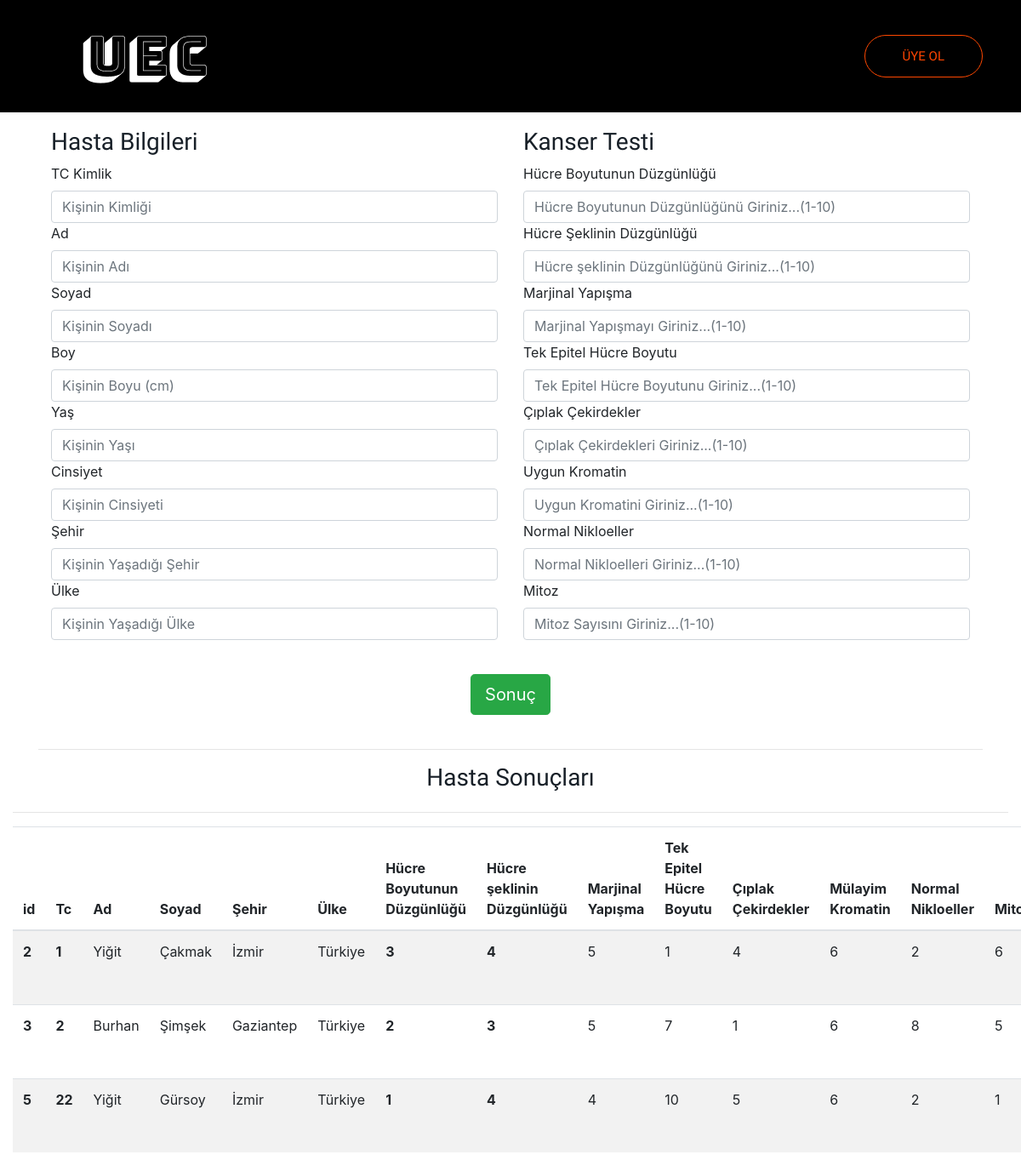
/cancer, run on the app's committed database.
### cancer/models.py (models this page shows, shortened)
class Cancer(models.Model):
    STATUS = (
        ('True', 'Evet'),
        ('False', 'Hayır'),
    ) # status combobox tan beslenecek
    tc        = models.CharField(max_length=12, verbose_name= "TC Kimliği")
    firstName = models.CharField(max_length=55, verbose_name= "Ad")
    lastName  = models.CharField(max_length=55, verbose_name= "Soyad")
    length    = models.CharField(max_length=3, verbose_name= "Boy")
    age       = models.CharField(max_length=3, verbose_name= "Yaş")
    sex       = models.CharField(max_length=20, verbose_name= "Cinsiyet")
    city      = models.CharField(max_length=50, verbose_name="Şehir")
    country   = models.CharField(max_length=12, verbose_name="Ülke")
    uniformity_cell_size = models.IntegerField()
    uniformity_cell_shape = models.IntegerField()
    marginal_adhesion = models.IntegerField()
    single_epithelial_cell_size = models.IntegerField()
    bare_nuclei = models.IntegerField()
    bland_chromatin = models.IntegerField()
    normal_nucleoli = models.IntegerField()
    mitoses = models.IntegerField()
    result = models.IntegerField()
    status = models.CharField(max_length=10, choices=STATUS)
    create_at = models.DateTimeField(auto_now_add=True)
    update_at = models.DateTimeField(auto_now=True)

### cancer/views.py (the view)
# urls.py: path('cancer', views.cancer),
def cancer(request):
  cancers = Cancer.objects.all()
  return render(request, "test.html",{"cancers":cancers})

### cancer/templates/test.html (shortened to what this page needs)
<!DOCTYPE html>
<html lang="en">
  <head>
    {% load static %}
    {% load static %}
    <link rel="stylesheet" href="{% static 'css/bootstrap.min.css' %}">
    <link rel="stylesheet" href="{% static 'css/animate.css' %}">
    <link rel="stylesheet" href="{% static 'css/owl.carousel.min.css' %}">
    <link rel="stylesheet" href="{% static 'css/all.css' %}">
    <link rel="stylesheet" href="{% static 'css/flaticon.css' %}">
    <link rel="stylesheet" href="{% static 'css/themify-icons.css' %}">
    <link rel="stylesheet" href="{% static 'css/magnific-popup.css' %}">
    <link rel="stylesheet" href="{% static 'css/slick.css' %}">
    <link rel="stylesheet" href="{% static 'css/style.css' %}">
   <link
      rel="stylesheet"
      href="https://stackpath.bootstrapcdn.com/bootstrap/4.4.1/css/bootstrap.min.css"
    />
    <link type="text/css" rel="stylesheet" href="{% static 'css/flexiblegs.css' %}"/>
  </head>
  <body>
    <header class="main_menu singe_page_menu" style="background-color: #000;">
      <div class="container">
        <div class="row align-items-center">
          <div class="col-lg-12">
            <nav class="navbar navbar-expand-lg navbar-light">
              <a class="navbar-brand single_page_logo" href="/">
                <img src="{% static 'img/footer_logo.png' %}" alt="logo" />
              </a>
              <div
                class="collapse navbar-collapse main-menu-item"
                id="navbarSupportedContent"
              >
                <ul class="navbar-nav">
                  <li class="nav-item">
                    <a class="nav-link" href="/">Ana Sayfa</a>
                  </li>
                  <li class="nav-item">
                    <a class="nav-link" href="/features/">Özellikler</a>
                  </li>
                  <li class="nav-item">
                    <a class="nav-link" href="/price/">Fiyatlar</a>
                  </li>
                  <li class="nav-item">
                    <a class="nav-link" href="/blog/">Blog</a>
                  </li>
                  <li class="nav-item">
                    <a class="nav-link" href="/contact/">Ulaşım</a>
                  </li>
                </ul>
              </div>
              <a href="#" class="d-none d-sm-block btn_1 home_page_btn" style="color:orangered;"
                >Üye Ol</a
              >
            </nav>
          </div>
        </div>
      </div>
    </header>
    <div class="container" style="margin-top: 150px;">
     <form action="addCancer" method="POST">
          <div class="form-group">
            <div class="wrap xl-2 sm-1 ">
  <div class="col">
    <h3>Hasta Bilgileri</h3>
            <label for="exampleFormControlInput1">TC Kimlik</label>
          <input
            type="text"
            class="form-control"
            name="tc"
            placeholder="Kişinin Kimliği"
          />
          <label for="exampleFormControlInput1">Ad</label>
          <input
            type="text"
            class="form-control"
            name="firstName"
            placeholder="Kişinin Adı"
          />
          <label for="exampleFormControlInput1">Soyad</label>
          <input
            type="text"
            class="form-control"
            name="lastName"
            placeholder="Kişinin Soyadı"
          />
          <label for="exampleFormControlInput1">Boy</label>
          <input
            type="text"
            class="form-control"
            name="length"
            placeholder="Kişinin Boyu (cm)"
          />
          <label for="exampleFormControlInput1">Yaş</label>
          <input
            type="text"
            class="form-control"
            name="age"
            placeholder="Kişinin Yaşı"
          />
          <label for="exampleFormControlInput1">Cinsiyet</label>
          <input
            type="text"
            class="form-control"
            name="sex"
            placeholder="Kişinin Cinsiyeti"
          />
          <label for="exampleFormControlInput1">Şehir</label>
          <input
            type="text"
            class="form-control"
            name="city"
            placeholder="Kişinin Yaşadığı Şehir"
          />
          <label for="exampleFormControlInput1">Ülke</label>
          <input
            type="text"
            class="form-control"
            name="country"
            placeholder="Kişinin Yaşadığı Ülke"
          />
 </div>
<div class="col">
  <h3>Kanser Testi</h3>
            <label for="exampleFormControlInput1">Hücre Boyutunun Düzgünlüğü</label>
          <input
            type="text"
            class="form-control"
            name="uniformity_cell_size"
            placeholder="Hücre Boyutunun Düzgünlüğünü Giriniz...(1-10)"
            pattern="^([0-9]|1[0])$" title=" (1-10) Arası Değer" required
            min = "1"
            max = "10"
          />
          <label for="exampleFormControlInput1"
            >Hücre Şeklinin Düzgünlüğü</label
          >
          <input
            type="text"
            class="form-control"
            name="uniformity_cell_shape"
            placeholder="Hücre şeklinin Düzgünlüğünü Giriniz...(1-10)"
            pattern="^([0-9]|1[0])$" title=" (1-10) Arası Değer" required
            min = "1"
            max = "10"
          />
          <label for="exampleFormControlInput1">Marjinal Yapışma</label>
          <input
            type="text"
            class="form-control"
            name="marginal_adhesion"
            placeholder="Marjinal Yapışmayı Giriniz...(1-10)"
            pattern="^([0-9]|1[0])$" title=" (1-10) Arası Değer" required
            min = "1"
            max = "10"
          />
          <label for="exampleFormControlInput1">Tek Epitel Hücre Boyutu</label>
          <input
            type="text"
            class="form-control"
            name="single_epithelial_cell_size"
            placeholder="Tek Epitel Hücre Boyutunu Giriniz...(1-10)"
            pattern="^([0-9]|1[0])$" title=" (1-10) Arası Değer" required
            min = "1"
            max = "10"
          />
          <label for="exampleFormControlInput1">Çıplak Çekirdekler</label>
          <input
            type="text"
            class="form-control"
            name="bare_nuclei"
            placeholder="Çıplak Çekirdekleri Giriniz...(1-10)"
            pattern="^([0-9]|1[0])$" title=" (1-10) Arası Değer" required
            min = "1"
            max = "10"
          />
          <label for="exampleFormControlInput1">Uygun Kromatin</label>
          <input
            type="text"
            class="form-control"
            name="bland_chromatin"
            placeholder="Uygun Kromatini Giriniz...(1-10)"
            pattern="^([0-9]|1[0])$" title=" (1-10) Arası Değer" required
            min = "1"
            max = "10"
          />
          <label for="exampleFormControlInput1">Normal Nikloeller</label>
          <input
            type="text"
            class="form-control"
            name="normal_nucleoli"
            placeholder="Normal Nikloelleri Giriniz...(1-10)"
            pattern="^([0-9]|1[0])$" title=" (1-10) Arası Değer" required
            min = "1"
            max = "10"
          />
          <label for="exampleFormControlInput1">Mitoz</label>
          <input
            type="text"
            class="form-control"
            name="mitoses"
            placeholder="Mitoz Sayısını Giriniz...(1-10)"
            pattern="^([0-9]|1[0])$" title=" (1-10) Arası Değer" required
            min = "1"
            max = "10"
          />
          <br>
      </div>
    </div>
  </div>
   <div class="col xl-center">
      <button type="submit" class="btn btn-success btn-lg">Sonuç</button>
   </div>
  </form>
<br>
      <hr/>
</div>
<div class="table-responsive">
       <div class="wrap xl-1">
         <div class="col xl-center"><h3>Hasta Sonuçları</h3></div>
       <div class="col">
      <hr />
      {% if cancers %}
      <table class="table table-striped">
        <thead>
          <tr>
            <th scope="col">id</th>
            <th scope="col">Tc</th>
            <th scope="col">Ad</th>
            <th scope="col">Soyad</th>
            <th scope="col">Şehir</th>
            <th scope="col">Ülke</th>
            <th scope="col">Hücre Boyutunun Düzgünlüğü</th>
            <th scope="col">Hücre şeklinin Düzgünlüğü</th>
            <th scope="col">Marjinal Yapışma</th>
            <th scope="col">Tek Epitel Hücre Boyutu</th>
            <th scope="col">Çıplak Çekirdekler</th>
            <th scope="col">Mülayim Kromatin</th>
            <th scope="col">Normal Nikloeller</th>
            <th scope="col">Mitoz</th>
          </tr>
        </thead>
        <tbody>
          {% for cancer in cancers %}
          <tr>
            <th>{{ cancer.id }}</th>
            <th>{{ cancer.tc }}</th>
            <td>{{ cancer.firstName }}</td>
            <td>{{ cancer.lastName }}</td>
            <td>{{ cancer.city }}</td>
            <td>{{ cancer.country }}</td>
            <th>{{ cancer.uniformity_cell_size }}</th>
            <th>{{ cancer.uniformity_cell_shape }}</th>
            <td>{{ cancer.marginal_adhesion }}</td>
            <td>{{ cancer.single_epithelial_cell_size }}</td>
            <td>{{ cancer.bare_nuclei }}</td>
            <td>{{ cancer.bland_chromatin }}</td>
            <td>{{ cancer.normal_nucleoli }}</td>
            <td>{{ cancer.mitoses }}</td>
          </tr>
          {% endfor %}
        </tbody>
      </table>
      {% else %}
      <div class="alert alert-danger">Hasta Kaydı Yok</div>
      {% endif %}
       </div>
     </div>
</div>
  </body>
</html>

### cancer/static/css/flexiblegs.css (style rules this page uses)
.wrap { display: block; width: 100%; font-size: 0; letter-spacing: 0; text-align: left; -webkit-box-sizing: border-box; -moz-box-sizing: border-box; box-sizing: border-box; }
.wrap > * { display: inline-block; vertical-align: top; }
.col { min-height: 1px; font-size: 1rem; -webkit-box-sizing: border-box; -moz-box-sizing: border-box; box-sizing: border-box; }
.xl-1 > * { width: 100%; }
.xl-2 > * { width: 50%; }
.xl-center { -webkit-justify-content: center; -ms-justify-content: center; justify-content: center; text-align: center; }

### data on the page
Cancer: id "2", tc "1", firstName "Yiğit", lastName "Çakmak", city "İzmir", country "Türkiye", uniformity_cell_size "3", uniformity_cell_shape "4", marginal_adhesion "5", single_epithelial_cell_size "1", bare_nuclei "4", bland_chromatin "6", normal_nucleoli "2", mitoses "6"
Cancer: id "3", tc "2", firstName "Burhan", lastName "Şimşek", city "Gaziantep", country "Türkiye", uniformity_cell_size "2", uniformity_cell_shape "3", marginal_adhesion "5", single_epithelial_cell_size "7", bare_nuclei "1", bland_chromatin "6", normal_nucleoli "8", mitoses "5"
Cancer: id "5", tc "22", firstName "Yiğit", lastName "Gürsoy", city "İzmir", country "Türkiye", uniformity_cell_size "1", uniformity_cell_shape "4", marginal_adhesion "4", single_epithelial_cell_size "10", bare_nuclei "5", bland_chromatin "6", normal_nucleoli "2", mitoses "1"
